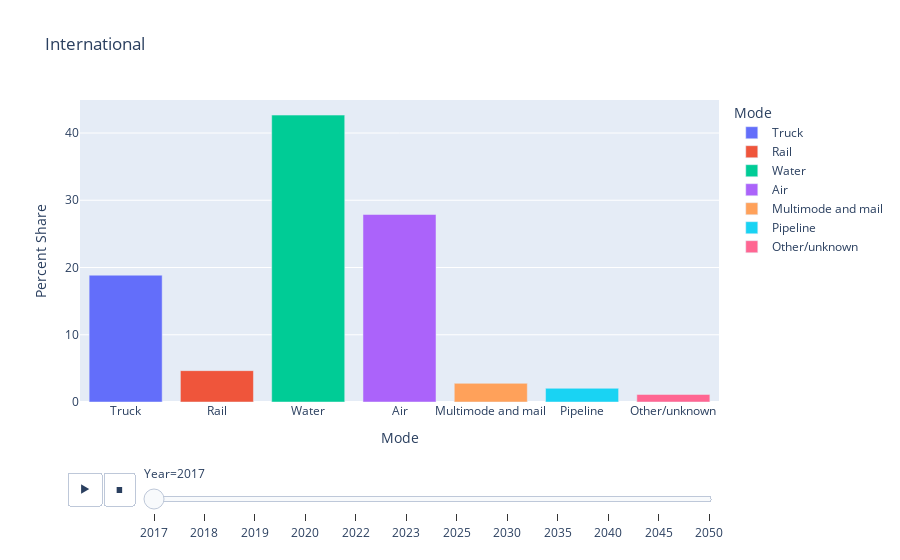

Notebook code cell kept with this figure:
### Markdown cell above
### Analysis

Both the domestic and international modes of transportation make sense.

For domestic, trucking is more common and takes up a major share. Air comes in next followed by other modes of transportation. For businesses targeting local shippers and freight forwarders, they need to focus on trucking and air first.

For international, Water or Ocean being the top one makes sense. This is followed by Air and then Trucking. One reason for trucking being an international mode for the US is that it borders with Canada and Mexico and there's a lot of freight that moves through those borders.

Since the static graphs have lines that are hard to distinguish, I ventured out to use plotly with a range slider for year.

## Modes of Transportation – Interactive Graph

### Code cell
currYears = ['2017','2018','2019','2020','2022','2023','2025','2030','2035','2040','2045','2050']
dfm = []
for year in currYears:
    dfn1 = for_mode_df[['for_mode', year]]
    dfn1.rename(columns={year:'Percent Share'}, inplace=True)
    dfn1['Year'] = year
    dfm.append(dfn1)
dfn = pd.concat(dfm)


def label_mode(row):
    mymode = mode_list[int(row['for_mode']) - 1]
    row['Mode'] = mymode
    return row

dfn = dfn.apply(label_mode, axis=1)

fig = px.bar(dfn, x='Mode', y='Percent Share', color='Mode',
                     animation_frame="Year", animation_group="Mode", title="International")
fig.show()

### Figure 1 — Plotly figure (JSON) as saved in the notebook; plotly's stock layout.template omitted (floating-point values rounded to 4 significant figures)
{"data": [{"alignmentgroup": "True", "hovertemplate": "Mode=%{x}<br>Year=2017<br>Percent Share=%{y}<extra></extra>", "ids": ["Truck"], "legendgroup": "Truck", "marker": {"color": "#636efa"}, "name": "Truck", "offsetgroup": "Truck", "orientation": "v", "showlegend": true, "textposition": "auto", "type": "bar", "x": ["Truck"], "xaxis": "x", "y": [18.86], "yaxis": "y"}, {"alignmentgroup": "True", "hovertemplate": "Mode=%{x}<br>Year=2017<br>Percent Share=%{y}<extra></extra>", "ids": ["Rail"], "legendgroup": "Rail", "marker": {"color": "#EF553B"}, "name": "Rail", "offsetgroup": "Rail", "orientation": "v", "showlegend": true, "textposition": "auto", "type": "bar", "x": ["Rail"], "xaxis": "x", "y": [4.662], "yaxis": "y"}, {"alignmentgroup": "True", "hovertemplate": "Mode=%{x}<br>Year=2017<br>Percent Share=%{y}<extra></extra>", "ids": ["Water"], "legendgroup": "Water", "marker": {"color": "#00cc96"}, "name": "Water", "offsetgroup": "Water", "orientation": "v", "showlegend": true, "textposition": "auto", "type": "bar", "x": ["Water"], "xaxis": "x", "y": [42.66], "yaxis": "y"}, {"alignmentgroup": "True", "hovertemplate": "Mode=%{x}<br>Year=2017<br>Percent Share=%{y}<extra></extra>", "ids": ["Air"], "legendgroup": "Air", "marker": {"color": "#ab63fa"}, "name": "Air", "offsetgroup": "Air", "orientation": "v", "showlegend": true, "textposition": "auto", "type": "bar", "x": ["Air"], "xaxis": "x", "y": [27.88], "yaxis": "y"}, {"alignmentgroup": "True", "hovertemplate": "Mode=%{x}<br>Year=2017<br>Percent Share=%{y}<extra></extra>", "ids": ["Multimode and mail"], "legendgroup": "Multimode and mail", "marker": {"color": "#FFA15A"}, "name": "Multimode and mail", "offsetgroup": "Multimode and mail", "orientation": "v", "showlegend": true, "textposition": "auto", "type": "bar", "x": ["Multimode and mail"], "xaxis": "x", "y": [2.776], "yaxis": "y"}, {"alignmentgroup": "True", "hovertemplate": "Mode=%{x}<br>Year=2017<br>Percent Share=%{y}<extra></extra>", "ids": ["Pipeline"], "legendgroup": "Pipeline", "marker": {"color": "#19d3f3"}, "name": "Pipeline", "offsetgroup": "Pipeline", "orientation": "v", "showlegend": true, "textposition": "auto", "type": "bar", "x": ["Pipeline"], "xaxis": "x", "y": [2.035], "yaxis": "y"}, {"alignmentgroup": "True", "hovertemplate": "Mode=%{x}<br>Year=2017<br>Percent Share=%{y}<extra></extra>", "ids": ["Other/unknown"], "legendgroup": "Other/unknown", "marker": {"color": "#FF6692"}, "name": "Other/unknown", "offsetgroup": "Other/unknown", "orientation": "v", "showlegend": true, "textposition": "auto", "type": "bar", "x": ["Other/unknown"], "xaxis": "x", "y": [1.123], "yaxis": "y"}], "layout": {"barmode": "relative", "legend": {"title": {"text": "Mode"}, "tracegroupgap": 0}, "sliders": [{"active": 0, "currentvalue": {"prefix": "Year="}, "len": 0.9, "pad": {"b": 10, "t": 60}, "steps": [{"args": [["2017"], {"frame": {"duration": 0, "redraw": true}, "fromcurrent": true, "mode": "immediate", "transition": {"duration": 0, "easing": "linear"}}], "label": "2017", "method": "animate"}, {"args": [["2018"], {"frame": {"duration": 0, "redraw": true}, "fromcurrent": true, "mode": "immediate", "transition": {"duration": 0, "easing": "linear"}}], "label": "2018", "method": "animate"}, {"args": [["2019"], {"frame": {"duration": 0, "redraw": true}, "fromcurrent": true, "mode": "immediate", "transition": {"duration": 0, "easing": "linear"}}], "label": "2019", "method": "animate"}, {"args": [["2020"], {"frame": {"duration": 0, "redraw": true}, "fromcurrent": true, "mode": "immediate", "transition": {"duration": 0, "easing": "linear"}}], "label": "2020", "method": "animate"}, {"args": [["2022"], {"frame": {"duration": 0, "redraw": true}, "fromcurrent": true, "mode": "immediate", "transition": {"duration": 0, "easing": "linear"}}], "label": "2022", "method": "animate"}, {"args": [["2023"], {"frame": {"duration": 0, "redraw": true}, "fromcurrent": true, "mode": "immediate", "transition": {"duration": 0, "easing": "linear"}}], "label": "2023", "method": "animate"}, {"args": [["2025"], {"frame": {"duration": 0, "redraw": true}, "fromcurrent": true, "mode": "immediate", "transition": {"duration": 0, "easing": "linear"}}], "label": "2025", "method": "animate"}, {"args": [["2030"], {"frame": {"duration": 0, "redraw": true}, "fromcurrent": true, "mode": "immediate", "transition": {"duration": 0, "easing": "linear"}}], "label": "2030", "method": "animate"}, {"args": [["2035"], {"frame": {"duration": 0, "redraw": true}, "fromcurrent": true, "mode": "immediate", "transition": {"duration": 0, "easing": "linear"}}], "label": "2035", "method": "animate"}, {"args": [["2040"], {"frame": {"duration": 0, "redraw": true}, "fromcurrent": true, "mode": "immediate", "transition": {"duration": 0, "easing": "linear"}}], "label": "2040", "method": "animate"}, {"args": [["2045"], {"frame": {"duration": 0, "redraw": true}, "fromcurrent": true, "mode": "immediate", "transition": {"duration": 0, "easing": "linear"}}], "label": "2045", "method": "animate"}, {"args": [["2050"], {"frame": {"duration": 0, "redraw": true}, "fromcurrent": true, "mode": "immediate", "transition": {"duration": 0, "easing": "linear"}}], "label": "2050", "method": "animate"}], "x": 0.1, "xanchor": "left", "y": 0, "yanchor": "top"}], "title": {"text": "International"}, "updatemenus": [{"buttons": [{"args": [null, {"frame": {"duration": 500, "redraw": true}, "fromcurrent": true, "mode": "immediate", "transition": {"duration": 500, "easing": "linear"}}], "label": "&#9654;", "method": "animate"}, {"args": [[null], {"frame": {"duration": 0, "redraw": true}, "fromcurrent": true, "mode": "immediate", "transition": {"duration": 0, "easing": "linear"}}], "label": "&#9724;", "method": "animate"}], "direction": "left", "pad": {"r": 10, "t": 70}, "showactive": false, "type": "buttons", "x": 0.1, "xanchor": "right", "y": 0, "yanchor": "top"}], "xaxis": {"anchor": "y", "categoryarray": ["Truck", "Rail", "Water", "Air", "Multimode and mail", "Pipeline", "Other/unknown"], "categoryorder": "array", "domain": [0, 1], "title": {"text": "Mode"}}, "yaxis": {"anchor": "x", "domain": [0, 1], "title": {"text": "Percent Share"}}}}
